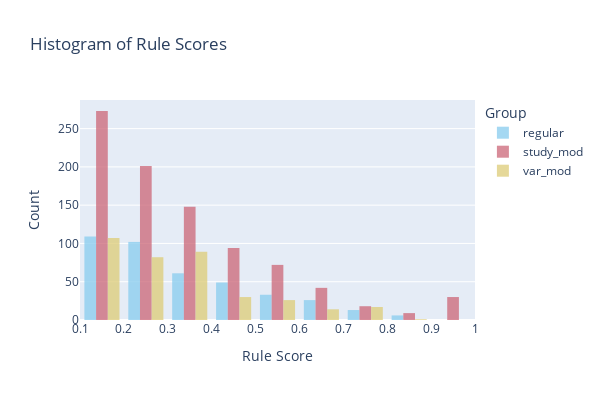

Here is the notebook cell this chart was saved with:
### Code cell
import plotly.graph_objects as go
import pandas as pd

# Assuming rules_effect is a DataFrame with 'score' and 'th' columns
# and filtering scores >= 0.1

fig = go.Figure()

# Define color palette with distinct colors for each 'th' value
color_palette = px.colors.qualitative.Safe  # Using a safe qualitative color palette

# Create histogram for each unique 'th' value
for i, th_value in enumerate(rules_effect['th'].unique()):
    filtered_df = rules_effect[(rules_effect['th'] == th_value) & (rules_effect['score'] >= 0.1)]
    fig.add_trace(go.Histogram(
        x=filtered_df['score'],
        name=f"{th_value}",
        marker_color=color_palette[i % len(color_palette)],  # Assigning color from palette
        xbins=dict(start=0.1, end=1, size=0.1),
        opacity=0.75,  # Adjusting opacity for better visibility
    ))

# Update layout
fig.update_layout(
    barmode='group',
    width=600,
    height=400,
    title_text='Histogram of Rule Scores',
    xaxis=dict(title='Rule Score', dtick=0.1, range=[0.1, 1]),
    yaxis=dict(title='Count'),
    legend=dict(title='Group'),
)

# Save figure as PDF
fig.write_image("../visualisations/anyburl_rules_count.pdf", format='pdf')

# Show figure
fig.show()

### Figure 1 — Plotly figure (JSON) as saved in the notebook; plotly's stock layout.template omitted (floating-point values rounded to 4 significant figures; data arrays with more than 128 entries replaced by an {"elided": "..."} marker saying what was removed)
{"data": [{"marker": {"color": "rgb(136, 204, 238)"}, "name": "regular", "opacity": 0.75, "type": "histogram", "x": {"elided": "400 float values"}, "xbins": {"end": 1, "size": 0.1, "start": 0.1}}, {"marker": {"color": "rgb(204, 102, 119)"}, "name": "study_mod", "opacity": 0.75, "type": "histogram", "x": {"elided": "910 float values"}, "xbins": {"end": 1, "size": 0.1, "start": 0.1}}, {"marker": {"color": "rgb(221, 204, 119)"}, "name": "var_mod", "opacity": 0.75, "type": "histogram", "x": {"elided": "366 float values"}, "xbins": {"end": 1, "size": 0.1, "start": 0.1}}], "layout": {"barmode": "group", "height": 400, "legend": {"title": {"text": "Group"}}, "title": {"text": "Histogram of Rule Scores"}, "width": 600, "xaxis": {"dtick": 0.1, "range": [0.1, 1], "title": {"text": "Rule Score"}}, "yaxis": {"title": {"text": "Count"}}}}
